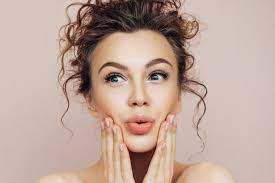
#> input picture Image and Video Processing/Images/Files/face1.jpg, 275 x 183 px
$ python detect_faces_in.py
#> lines starting #> are read from the running program, lines starting #| are printed output that depends on the picture; after the words box and inside, x2 and y2 are one past the last pixel; in counts of white or black regions, pixels touching at a corner belong together
# Other face features can be found here: https://github.com/opencv/opencv/tree/4.x/data/haarcascades

import cv2

face_cascade = cv2.CascadeClassifier(
    ".//Images//Files//haarcascade_frontalface_default.xml")

# Reading image in grayscale will increase performance of model of face recognition
img = cv2.imread(".//Images//Files//face1.jpg")
#> img is the input picture: shape (183, 275, 3); mean B, G, R 155.1, 166.4, 191.2

# Convert image to grayscale
gray_img = cv2.cvtColor(img, cv2.COLOR_BGR2GRAY)
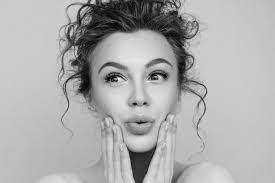
#> gray_img: shape (183, 275); min 1, max 239, mean 172.5

faces = face_cascade.detectMultiScale(gray_img,
                                      scaleFactor=1.1,
                                      minNeighbors=5)
#> faces = [[83, 34, 109, 109]]

for x, y, w, h in faces:
    img = cv2.rectangle(img, (x, y), (x+w, y+h), (0, 255, 0), 3)
#> this loop made 1 pass
#> pass 1, `img = cv2.rectangle(img, (x, y), (x+w, y+h), (0, 255, 0), 3)`:
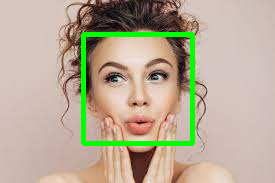
#> img: shape (183, 275, 3); 4.31% of pixels changed, all inside (x1, y1, x2, y2) = (81, 32, 195, 146)


# Visualize the image
cv2.imshow("Gray", img)
cv2.waitKey(0)
cv2.destroyAllWindows()

$ run again, with Image and Video Processing/Images/Files/face2.jpg copied over Image and Video Processing/Images/Files/face1.jpg
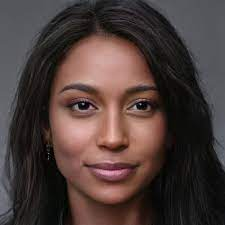
#> input picture Image and Video Processing/Images/Files/face2.jpg, 225 x 225 px
#> img is the input picture: shape (225, 225, 3); mean B, G, R 57.9, 60.9, 76.4
#> `gray_img = cv2.cvtColor(img, cv2.COLOR_BGR2GRAY)`:
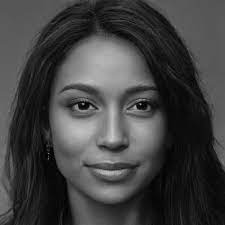
#> gray_img: shape (225, 225); min 0, max 207, mean 65.2
#> faces = [[37, 49, 147, 147]]
#> the loop `for x, y, w, h in faces:` made 1 pass
#> pass 1, `img = cv2.rectangle(img, (x, y), (x+w, y+h), (0, 255, 0), 3)`:
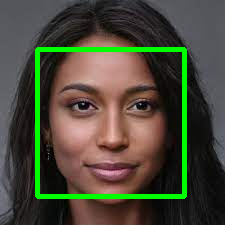
#> img: shape (225, 225, 3); 5.78% of pixels changed, all inside (x1, y1, x2, y2) = (35, 47, 187, 199)

$ run again, with Image and Video Processing/Images/Files/face4.jpg copied over Image and Video Processing/Images/Files/face1.jpg
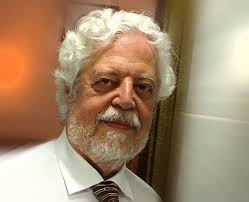
#> input picture Image and Video Processing/Images/Files/face4.jpg, 249 x 202 px
#> img is the input picture: shape (202, 249, 3); mean B, G, R 111.4, 138.9, 165.7
#> `gray_img = cv2.cvtColor(img, cv2.COLOR_BGR2GRAY)`:
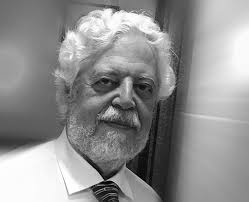
#> gray_img: shape (202, 249); min 2, max 255, mean 143.8
#> faces = ()
